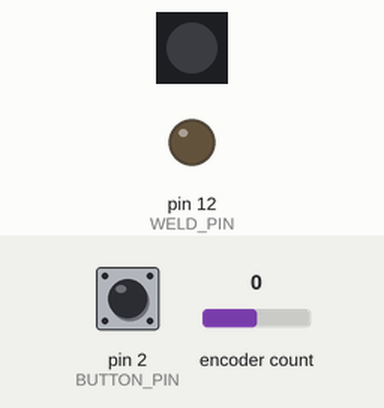
A sketch run on a simulated Arduino Uno, built with avr-gcc and run on an emulated ATmega328P. Shown: 1 RGB LEDs in strip order, left to right, output pins drawn as LEDs (lit = HIGH). The inputs (shaded band) are chosen by the test bench; at power-on: encoder count 0, pin 2 (BUTTON_PIN) HIGH. Dim RGB values are drawn brighter than linear; what the sketch prints to the serial monitor is not drawn.

Above: at 1.2 s.
1.3 s: encoder count set to 1
At 1.7 s:
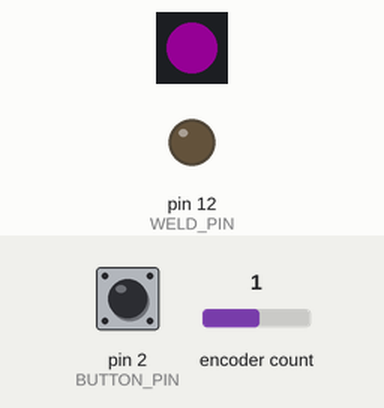
2.8 s: pin 2 (BUTTON_PIN) pulled LOW for 0.15 s
At 4.2 s:
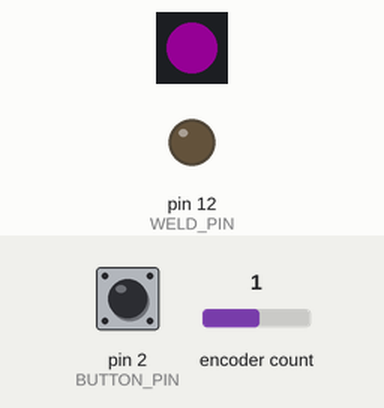
Timing chart, 0 to 5.8 s (numbered marks = the images above; inputs shaded):
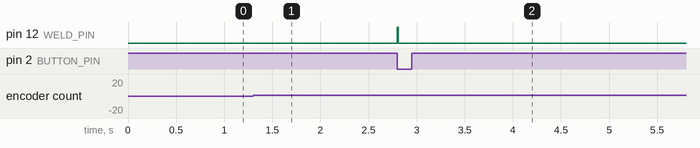

The sketch:

pistehitsi.ino
```cpp
#include <Adafruit_NeoPixel.h>

#include <Encoder.h>

#define BUTTON_PIN 2
#define ENCODER_A 3
#define ENCODER_B 4
#define PIXEL_PIN 5

#define WELD_PIN 12
#define BUTTON_DEBOUNCE 200
#define CLOCKSPEED 16000000
#define PRESCALE 8

unsigned long last_button_int = 0;
volatile bool button_press, PIN_TOGGLE = false;
volatile bool weld_active = false;

long encoder_val = 0;
int us_encoder_time = 10000;

Encoder encoder(ENCODER_A, ENCODER_B);
Adafruit_NeoPixel strip(1, PIXEL_PIN, NEO_GRB + NEO_KHZ800);

void buttonISR(){
  if (millis() - last_button_int > 1000 && button_press != true && !digitalRead(BUTTON_PIN)){
    button_press = true;
    weld_active = true;
    last_button_int = millis();
    TCCR1B &= ~_BV(CS11); // Kello pois päältä
    TCNT1H = 0; // nollaa kellon yläbitit
    TCNT1L = 0; // nollaa kellon alabitit
    TIFR1 |= _BV(OCF1A); // Nollaa keskeytykset kellosta
    TIMSK1 |= _BV(OCIE0A); // Käynnistä keskeytykset OCR1A rekisterin overflow
    PORTB |= (1 << 4); // käynnistetään hitsaus
    TCCR1B |= _BV(CS11); // käynnistetään kello uudestaan

  }
}

void setTime(uint16_t p_time_us){
  if(weld_active)
    return;
  if(p_time_us < 100)
    p_time_us = 100;
  uint16_t int_cycles = p_time_us * 2;
  //Serial.println(int_cycles);
  OCR1A = int_cycles;
}

ISR(TIMER1_COMPA_vect){
  weld_active = false;
  TIMSK1 = 0;
  // sammuta hitsi
  PORTB ^= (1 << 4);
}

void setup() {
  pinMode(BUTTON_PIN, INPUT_PULLUP);
  pinMode(WELD_PIN, OUTPUT);
  attachInterrupt(digitalPinToInterrupt(BUTTON_PIN), buttonISR, FALLING);
  Serial.begin(115200);
  Serial.println("start");
  strip.begin(); // Initialize NeoPixel strip object (REQUIRED)
  strip.show();  // Initialize all pixels to 'off'
  strip.setBrightness(20);
  // timer 1
  TCCR1A = 0;
  TCCR1B = 0;

  //TCCR1A |= _BV(WGM10) | _BV(WGM11);
  TCCR1B |= _BV(WGM12);// | _BV(WGM13);
  TCCR1B |= _BV(CS11);
  setTime(us_encoder_time);

}

void set_led_color(int time_val){
  if(time_val <= 2000){
    strip.setPixelColor(0, strip.Color(0,255,0));

  }else if(time_val > 2000 && time_val < 4000){
    strip.setPixelColor(0, strip.Color(0,0,255));
  }else if(time_val >= 4000 && time_val <= 6000){
    strip.setPixelColor(0, strip.Color(0,255,255));
  }else if(time_val > 6000 && time_val < 8000){
    strip.setPixelColor(0, strip.Color(255,255,0));
  }else if(time_val >= 8000 && time_val <= 10000){
    strip.setPixelColor(0, strip.Color(255,0,255));
  }else if(time_val > 10000){
    strip.setPixelColor(0, strip.Color(255,0,0));
  }
  strip.show();
}


void update_weld_time(){
  int cur_val = encoder.read();
  int diff = encoder_val - cur_val;
  if(diff == 0)
    return;
  if(diff > 0){
    us_encoder_time += 100;
  }else if(diff < 0){
    us_encoder_time -= 100;
  }
  if(us_encoder_time < 0)
    us_encoder_time = 0;
  set_led_color(us_encoder_time);
  encoder_val = cur_val;
  setTime((uint16_t)us_encoder_time);
}

void loop() {
  delay(50);
  update_weld_time();
  //Serial.println(us_encoder_time);
  if(button_press)
    button_press = false;
}
```

Measured:
- after the input at 2.8 s, pin 12 (WELD_PIN): LOW → HIGH at once, → LOW 0.01 s later
